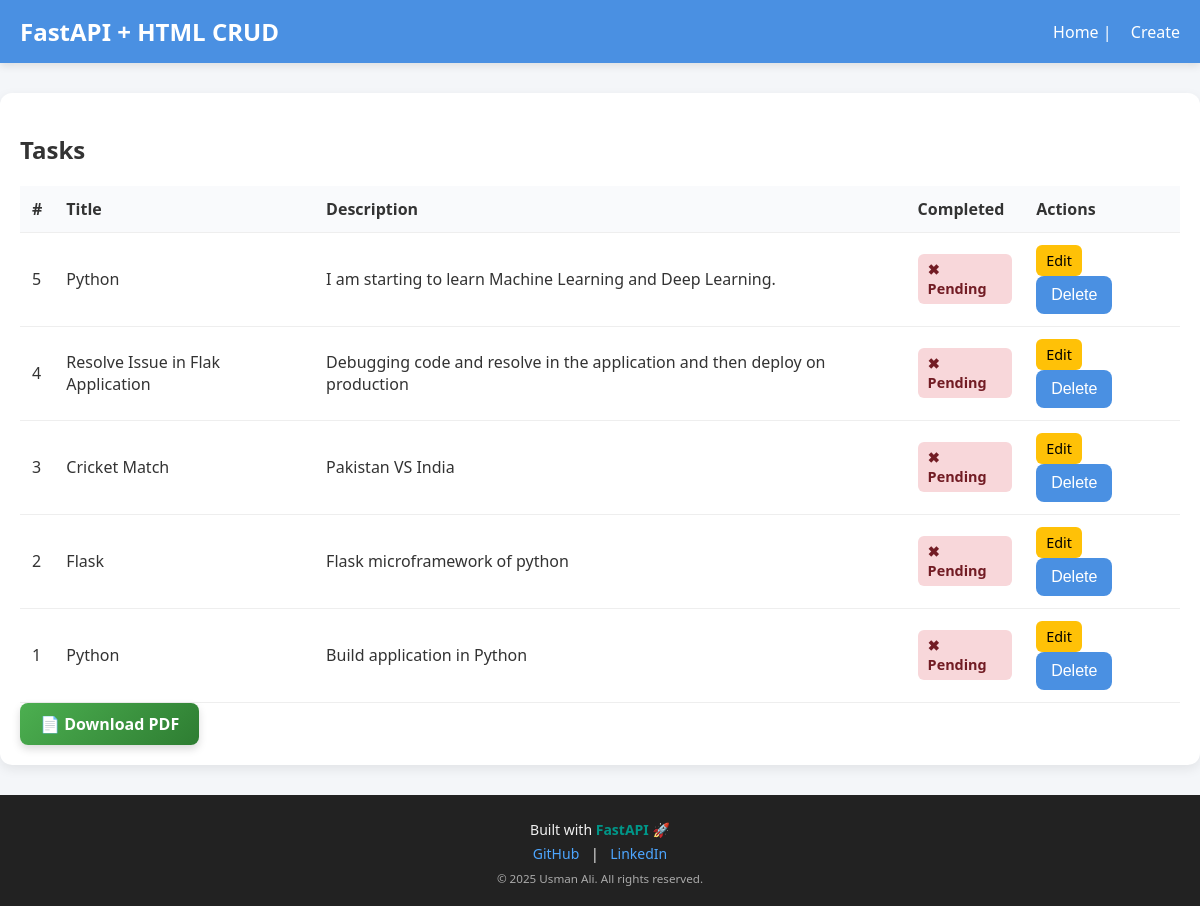
The page / on the database its author committed.
### app/models.py (models this page shows)
class Task(Base):
    __tablename__ = "tasks"
    id = Column(Integer, primary_key=True, index=True)
    title = Column(String(200), nullable=False)
    description = Column(Text, default="")
    completed = Column(Boolean, default=False)

### app/main.py (the view)
@app.get("/")
def read_tasks(
    request: Request,
    page: int = 1,
    per_page: int = 5,
    db: Session = Depends(get_db_session),
):
    total_tasks = db.query(Task).count()
    tasks = (
        db.query(Task)
        .order_by(Task.id.desc())
        .offset((page - 1) * per_page)
        .limit(per_page)
        .all()
    )
    total_pages = (total_tasks + per_page - 1) // per_page  # ceil division
    return templates.TemplateResponse(
        "index.html",
        {
            "request": request,
            "tasks": tasks,
            "page": page,
            "total_pages": total_pages,
        },
    )

### templates/index.html (shortened to what this page needs)
{% extends "base.html" %}
{% block content %}
<section>
  <h2>Tasks</h2>
  {% if tasks %}
  <table>
    <thead>
      <tr>
        <th>#</th>
        <th>Title</th>
        <th>Description</th>
        <th>Completed</th>
        <th>Actions</th>
      </tr>
    </thead>
    <tbody>
      {% for task in tasks %}
      <tr>
        <td>{{ task.id }}</td>
        <td>{{ task.title }}</td>
        <td>{{ task.description }}</td>
        <td>
          {% if task.completed %}
          <span class="status status-yes">✔ Completed</span>
          {% else %}
          <span class="status status-no">✖ Pending</span>
          {% endif %}
        </td>
        <td>
          <a href="/edit/{{ task.id }}">Edit</a>
          <button onclick="deleteTask({{ task.id }})">Delete</button>
        </td>
      </tr>
      {% endfor %}
    </tbody>
  </table>
  <a class="btn-download" href="/download/pdf">📄 Download PDF</a>
  {% else %}
  <p>No tasks yet — <a href="/create">create one</a>.</p>
  {% endif %}
</section>
{% endblock %}

### static/style.css (style rules this page uses)
body { font-family: "Segoe UI", Tahoma, Geneva, Verdana, sans-serif; margin: 0; background: #f4f6f9; color: #333; animation: fadeIn 0.6s ease-in-out; }
h2 { margin-bottom: 20px; color: #333; }
table { width: 100%; border-collapse: collapse; margin-top: 10px; animation: fadeIn 0.8s ease; }
th, td { padding: 12px; border-bottom: 1px solid #eee; text-align: left; transition: background 0.3s; }
th { background: #f9fafc; }
.status { padding: 6px 10px; border-radius: 6px; font-weight: bold; font-size: 0.9rem; display: inline-block; animation: fadeIn 0.6s ease; }
.status-no { background: #f8d7da; color: #721c24; }
button { padding: 10px 15px; background: #4a90e2; color: #fff; font-size: 1rem; border: none; border-radius: 8px; cursor: pointer; transition: all 0.3s ease; }
td a { display: inline-block; padding: 6px 10px; border-radius: 6px; text-decoration: none; font-size: 0.9rem; margin-right: 8px; transition: all 0.3s ease; }
td a[href^="/edit"] { background: #ffc107; color: #000; }
.btn-download { display: inline-block; padding: 10px 20px; font-size: 16px; font-weight: 600; color: #fff; background: linear-gradient(135deg, #4CAF50, #2E7D32); border: none; border-radius: 8px; text-decoration: none; transition: all 0.3s ease-in-out; box-shadow: 0px 4px 8px rgba(0,0,0,0.15); }

### rows shown on the page
Task: id "5", title "Python", description "I am starting to learn Machine Learning and Deep Learning.", completed "✖ Pending"
Task: id "4", title "Resolve Issue in Flak Application", description "Debugging code and resolve in the application and then deploy on production", completed "✖ Pending"
Task: id "3", title "Cricket Match", description "Pakistan VS India", completed "✖ Pending"
Task: id "2", title "Flask", description "Flask microframework of python", completed "✖ Pending"
Task: id "1", title "Python", description "Build application in Python", completed "✖ Pending"
